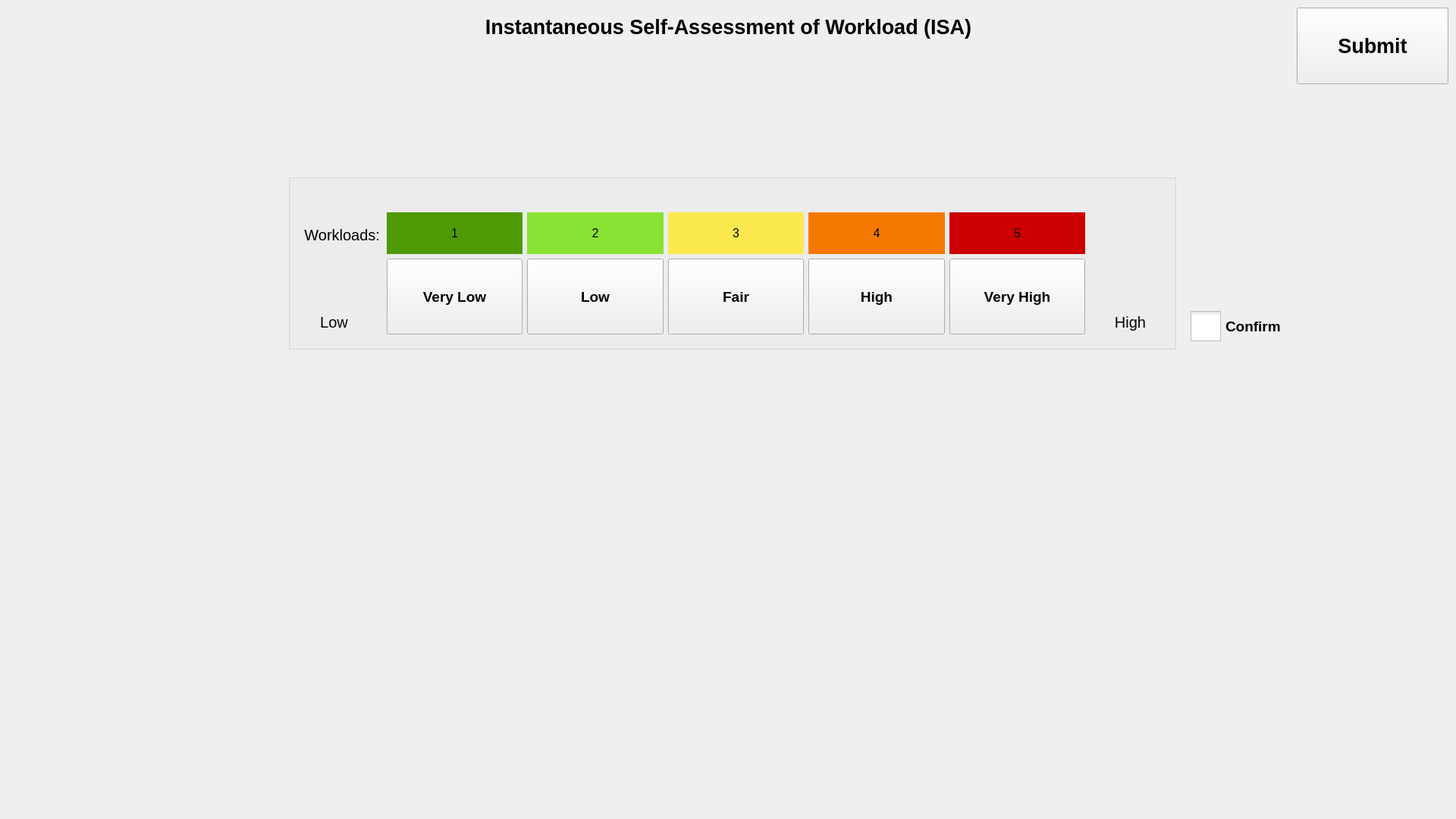
<?xml version="1.0" encoding="UTF-8"?>
<ui version="4.0">
 <class>mainWindow</class>
 <widget class="QMainWindow" name="mainWindow">
  <property name="geometry">
   <rect>
    <x>0</x>
    <y>0</y>
    <width>1920</width>
    <height>1080</height>
   </rect>
  </property>
  <property name="mouseTracking">
   <bool>false</bool>
  </property>
  <property name="windowTitle">
   <string>SMART-TeleLoad</string>
  </property>
  <widget class="QWidget" name="centralwidget">
   <widget class="QPushButton" name="submit_ISA_button">
    <property name="geometry">
     <rect>
      <x>1710</x>
      <y>10</y>
      <width>200</width>
      <height>101</height>
     </rect>
    </property>
    <property name="minimumSize">
     <size>
      <width>200</width>
      <height>50</height>
     </size>
    </property>
    <property name="font">
     <font>
      <pointsize>20</pointsize>
      <weight>75</weight>
      <bold>true</bold>
     </font>
    </property>
    <property name="text">
     <string>Submit</string>
    </property>
   </widget>
   <widget class="QCheckBox" name="ISA_checkBox">
    <property name="geometry">
     <rect>
      <x>1570</x>
      <y>410</y>
      <width>151</width>
      <height>41</height>
     </rect>
    </property>
    <property name="font">
     <font>
      <family>Ubuntu</family>
      <pointsize>14</pointsize>
      <weight>75</weight>
      <bold>true</bold>
     </font>
    </property>
    <property name="styleSheet">
     <string notr="true">QCheckBox::indicator {
     width: 40px;
     height: 40px;
}</string>
    </property>
    <property name="text">
     <string>Confirm</string>
    </property>
   </widget>
   <widget class="QGroupBox" name="groupBox">
    <property name="geometry">
     <rect>
      <x>380</x>
      <y>230</y>
      <width>1171</width>
      <height>231</height>
     </rect>
    </property>
    <property name="font">
     <font>
      <pointsize>20</pointsize>
     </font>
    </property>
    <property name="styleSheet">
     <string notr="true"/>
    </property>
    <property name="title">
     <string/>
    </property>
    <widget class="QLabel" name="label_8">
     <property name="geometry">
      <rect>
       <x>10</x>
       <y>60</y>
       <width>111</width>
       <height>41</height>
      </rect>
     </property>
     <property name="font">
      <font>
       <pointsize>15</pointsize>
      </font>
     </property>
     <property name="text">
      <string>&lt;html&gt;&lt;head/&gt;&lt;body&gt;&lt;p align=&quot;right&quot;&gt;Workloads:&lt;/p&gt;&lt;/body&gt;&lt;/html&gt;</string>
     </property>
    </widget>
    <widget class="QWidget" name="layoutWidget">
     <property name="geometry">
      <rect>
       <x>130</x>
       <y>50</y>
       <width>921</width>
       <height>161</height>
      </rect>
     </property>
     <layout class="QGridLayout" name="gridLayout">
      <item row="1" column="2">
       <widget class="QPushButton" name="subj_ISA_pushButton_3">
        <property name="minimumSize">
         <size>
          <width>0</width>
          <height>100</height>
         </size>
        </property>
        <property name="font">
         <font>
          <pointsize>14</pointsize>
          <weight>75</weight>
          <bold>true</bold>
         </font>
        </property>
        <property name="styleSheet">
         <string notr="true">QPushButton:hover:!pressed
{
  border: 3px solid red;
}

QPushButton:checked
{
background-color: rgb(252, 233, 79);
}</string>
        </property>
        <property name="text">
         <string>Fair</string>
        </property>
        <property name="checkable">
         <bool>true</bool>
        </property>
        <property name="checked">
         <bool>false</bool>
        </property>
       </widget>
      </item>
      <item row="0" column="3">
       <widget class="QLabel" name="label_6">
        <property name="font">
         <font>
          <pointsize>12</pointsize>
         </font>
        </property>
        <property name="styleSheet">
         <string notr="true">QLabel{
background-color: rgb(245, 121, 0);
}
</string>
        </property>
        <property name="text">
         <string>&lt;html&gt;&lt;head/&gt;&lt;body&gt;&lt;p align=&quot;center&quot;&gt;4&lt;/p&gt;&lt;/body&gt;&lt;/html&gt;</string>
        </property>
       </widget>
      </item>
      <item row="0" column="2">
       <widget class="QLabel" name="label_5">
        <property name="font">
         <font>
          <pointsize>12</pointsize>
         </font>
        </property>
        <property name="styleSheet">
         <string notr="true">QLabel{
background-color: rgb(252, 233, 79);
}
</string>
        </property>
        <property name="text">
         <string>&lt;html&gt;&lt;head/&gt;&lt;body&gt;&lt;p align=&quot;center&quot;&gt;3&lt;/p&gt;&lt;/body&gt;&lt;/html&gt;</string>
        </property>
       </widget>
      </item>
      <item row="1" column="3">
       <widget class="QPushButton" name="subj_ISA_pushButton_4">
        <property name="minimumSize">
         <size>
          <width>0</width>
          <height>100</height>
         </size>
        </property>
        <property name="font">
         <font>
          <pointsize>14</pointsize>
          <weight>75</weight>
          <bold>true</bold>
         </font>
        </property>
        <property name="styleSheet">
         <string notr="true">QPushButton:hover:!pressed
{
  border: 3px solid red;
}

QPushButton:checked
{
background-color: rgb(245, 121, 0);
}</string>
        </property>
        <property name="text">
         <string>High</string>
        </property>
        <property name="checkable">
         <bool>true</bool>
        </property>
        <property name="checked">
         <bool>false</bool>
        </property>
        <property name="autoRepeat">
         <bool>true</bool>
        </property>
       </widget>
      </item>
      <item row="0" column="0">
       <widget class="QLabel" name="label_3">
        <property name="font">
         <font>
          <pointsize>12</pointsize>
         </font>
        </property>
        <property name="styleSheet">
         <string notr="true">QLabel{
	background-color: rgb(78, 154, 6);
}
</string>
        </property>
        <property name="text">
         <string>&lt;html&gt;&lt;head/&gt;&lt;body&gt;&lt;p align=&quot;center&quot;&gt;1&lt;/p&gt;&lt;/body&gt;&lt;/html&gt;</string>
        </property>
       </widget>
      </item>
      <item row="1" column="1">
       <widget class="QPushButton" name="subj_ISA_pushButton_2">
        <property name="minimumSize">
         <size>
          <width>0</width>
          <height>100</height>
         </size>
        </property>
        <property name="font">
         <font>
          <pointsize>14</pointsize>
          <weight>75</weight>
          <bold>true</bold>
         </font>
        </property>
        <property name="styleSheet">
         <string notr="true">QPushButton:hover:!pressed
{
  border: 3px solid red;
}

QPushButton:checked
{
	background-color: rgb(138, 226, 52);
}</string>
        </property>
        <property name="text">
         <string>Low</string>
        </property>
        <property name="checkable">
         <bool>true</bool>
        </property>
        <property name="checked">
         <bool>false</bool>
        </property>
       </widget>
      </item>
      <item row="1" column="4">
       <widget class="QPushButton" name="subj_ISA_pushButton_5">
        <property name="minimumSize">
         <size>
          <width>0</width>
          <height>100</height>
         </size>
        </property>
        <property name="font">
         <font>
          <pointsize>14</pointsize>
          <weight>75</weight>
          <bold>true</bold>
         </font>
        </property>
        <property name="styleSheet">
         <string notr="true">QPushButton:hover:!pressed
{
  border: 3px solid red;
}

QPushButton:checked
{
background-color: rgb(204, 0, 0);
}</string>
        </property>
        <property name="text">
         <string>Very High</string>
        </property>
        <property name="checkable">
         <bool>true</bool>
        </property>
        <property name="checked">
         <bool>false</bool>
        </property>
       </widget>
      </item>
      <item row="0" column="1">
       <widget class="QLabel" name="label_4">
        <property name="font">
         <font>
          <pointsize>12</pointsize>
         </font>
        </property>
        <property name="styleSheet">
         <string notr="true">QLabel{
	background-color: rgb(138, 226, 52);
}</string>
        </property>
        <property name="text">
         <string>&lt;html&gt;&lt;head/&gt;&lt;body&gt;&lt;p align=&quot;center&quot;&gt;2&lt;/p&gt;&lt;/body&gt;&lt;/html&gt;</string>
        </property>
       </widget>
      </item>
      <item row="1" column="0">
       <widget class="QPushButton" name="subj_ISA_pushButton_1">
        <property name="minimumSize">
         <size>
          <width>0</width>
          <height>100</height>
         </size>
        </property>
        <property name="font">
         <font>
          <pointsize>14</pointsize>
          <weight>75</weight>
          <bold>true</bold>
         </font>
        </property>
        <property name="styleSheet">
         <string notr="true">QPushButton:hover:!pressed
{
  border: 3px solid red;
}

QPushButton:checked
{
	background-color: rgb(78, 154, 6);
}</string>
        </property>
        <property name="text">
         <string>Very Low</string>
        </property>
        <property name="checkable">
         <bool>true</bool>
        </property>
        <property name="checked">
         <bool>false</bool>
        </property>
       </widget>
      </item>
      <item row="0" column="4">
       <widget class="QLabel" name="label_7">
        <property name="font">
         <font>
          <pointsize>12</pointsize>
         </font>
        </property>
        <property name="styleSheet">
         <string notr="true">QLabel{
background-color: rgb(204, 0, 0);
}
</string>
        </property>
        <property name="text">
         <string>&lt;html&gt;&lt;head/&gt;&lt;body&gt;&lt;p align=&quot;center&quot;&gt;5&lt;/p&gt;&lt;/body&gt;&lt;/html&gt;</string>
        </property>
       </widget>
      </item>
     </layout>
    </widget>
    <widget class="QLabel" name="subj_ISA_positive_img_label">
     <property name="geometry">
      <rect>
       <x>20</x>
       <y>100</y>
       <width>80</width>
       <height>80</height>
      </rect>
     </property>
     <property name="text">
      <string/>
     </property>
    </widget>
    <widget class="QLabel" name="subj_ISA_negative_img_label">
     <property name="geometry">
      <rect>
       <x>1070</x>
       <y>100</y>
       <width>80</width>
       <height>80</height>
      </rect>
     </property>
     <property name="text">
      <string/>
     </property>
    </widget>
    <widget class="QLabel" name="label_10">
     <property name="geometry">
      <rect>
       <x>20</x>
       <y>180</y>
       <width>81</width>
       <height>31</height>
      </rect>
     </property>
     <property name="font">
      <font>
       <pointsize>15</pointsize>
      </font>
     </property>
     <property name="text">
      <string>&lt;html&gt;&lt;head/&gt;&lt;body&gt;&lt;p align=&quot;center&quot;&gt;Low&lt;/p&gt;&lt;/body&gt;&lt;/html&gt;</string>
     </property>
    </widget>
    <widget class="QLabel" name="label_11">
     <property name="geometry">
      <rect>
       <x>1070</x>
       <y>180</y>
       <width>81</width>
       <height>31</height>
      </rect>
     </property>
     <property name="font">
      <font>
       <pointsize>15</pointsize>
      </font>
     </property>
     <property name="text">
      <string>&lt;html&gt;&lt;head/&gt;&lt;body&gt;&lt;p align=&quot;center&quot;&gt;High&lt;/p&gt;&lt;/body&gt;&lt;/html&gt;</string>
     </property>
    </widget>
   </widget>
   <widget class="QLabel" name="explain_label_5">
    <property name="geometry">
     <rect>
      <x>0</x>
      <y>0</y>
      <width>1921</width>
      <height>71</height>
     </rect>
    </property>
    <property name="font">
     <font>
      <pointsize>15</pointsize>
      <weight>75</weight>
      <bold>true</bold>
      <underline>false</underline>
     </font>
    </property>
    <property name="text">
     <string>&lt;html&gt;&lt;head/&gt;&lt;body&gt;&lt;p align=&quot;center&quot;&gt;&lt;span style=&quot; font-size:20pt;&quot;&gt;Instantaneous Self-Assessment of Workload (ISA)&lt;/span&gt;&lt;/p&gt;&lt;/body&gt;&lt;/html&gt;</string>
    </property>
    <property name="alignment">
     <set>Qt::AlignLeading|Qt::AlignLeft|Qt::AlignVCenter</set>
    </property>
   </widget>
   <zorder>ISA_checkBox</zorder>
   <zorder>groupBox</zorder>
   <zorder>explain_label_5</zorder>
   <zorder>submit_ISA_button</zorder>
  </widget>
 </widget>
 <resources/>
 <connections/>
</ui>
